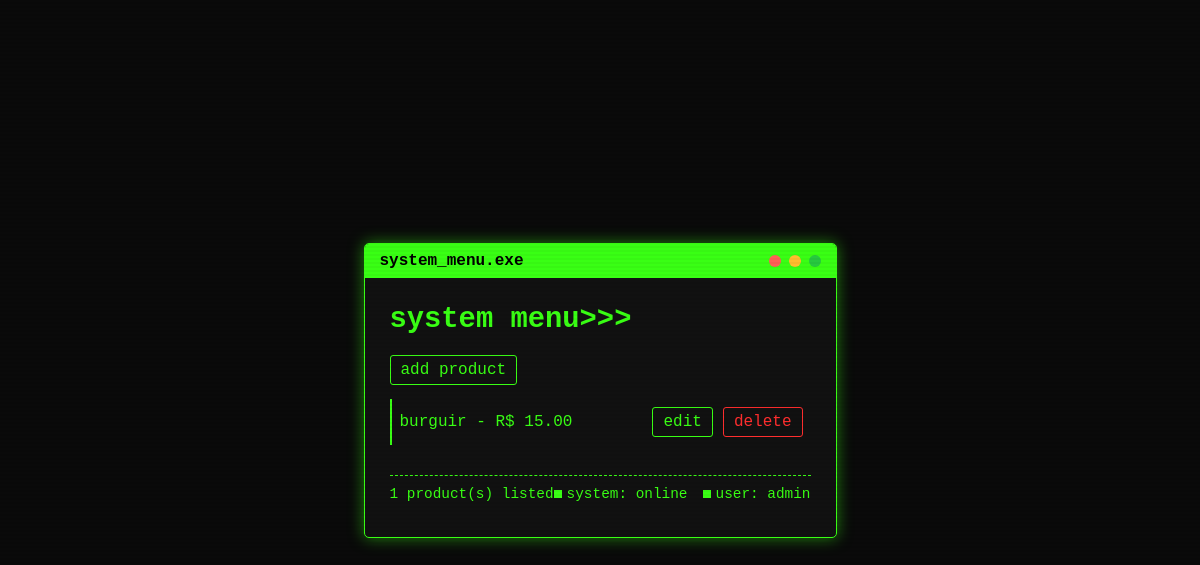
Before: / with the older database file.
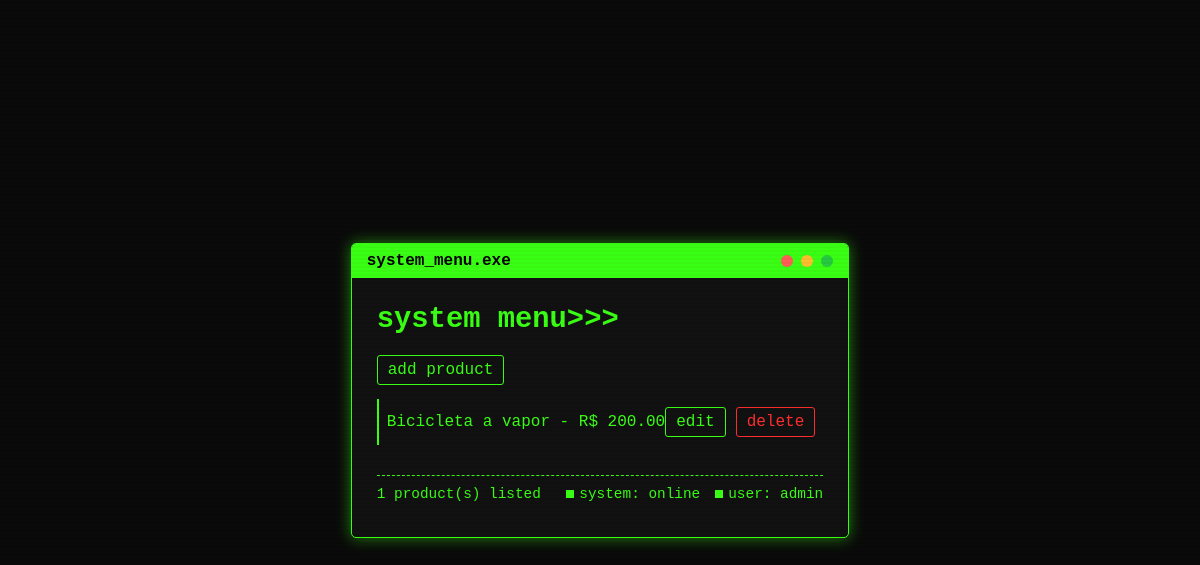
After: the same page with the newer database file.
### models.py (models this page shows)
class Produto(db.Model):
    id = db.Column(db.Integer, primary_key=True)
    nome = db.Column(db.String(200), nullable=False)
    preco = db.Column(db.Float, nullable=False)

### routes.py (the view)
    @app.route("/")
    def index():
        produtos = Produto.query.all()
        return render_template("index.html", produtos=produtos)

### templates/index.html (shortened to what this page needs)
<!DOCTYPE html>
<html lang="en">
<head>
    <link rel="stylesheet" href="{{ url_for('static', filename='style.css') }}">
</head>
<body>
    <div class="terminal">
        <div class="terminal-header">
            <span>system_menu.exe</span>
            <div class="terminal-controls">
                <div class="control close"></div>
                <div class="control minimize"></div>
                <div class="control maximize"></div>
            </div>
        </div>
        <div class="terminal-content">
            <h1 class="typed-title">system menu&gt;&gt;&gt;</h1>
            <a href="/adicionar" class="command">add product</a>
            <ul>
                {% for p in produtos %}
                <li>
                    <div class="product-info">
                        <span class="success">{{ p.nome }} - R$ {{ "%.2f"|format(p.preco) }}</span>
                    </div>
                    <div class="product-actions">
                        <a href="/editar/{{ p.id }}" class="command">edit</a>
                        <a href="/deletar/{{ p.id }}" class="error">delete</a>
                    </div>
                </li>
                {% endfor %}
            </ul>
            <div class="footer">
                <span>{{ produtos|length }} product(s) listed</span>
                <div class="status-bar">
                    <div class="status-item">system: online</div>
                    <div class="status-item">user: admin</div>
                </div>
            </div>
        </div>
    </div>
</body>
</html>

### static/style.css (style rules this page uses)
* { margin: 0; padding: 0; box-sizing: border-box; }
body { background-color: #0a0a0a; color: #39FF14; font-family: 'Courier New', Courier, monospace; padding: 20px; min-height: 100vh; display: flex; justify-content: center; align-items: center; overflow-x: hidden; }
body::before { content: ""; position: fixed; top: 0; left: 0; width: 100%; height: 100%; background: linear-gradient(transparent 50%, rgba(0, 0, 0, 0.1) 50%); background-size: 100% 4px; pointer-events: none; z-index: 100; opacity: 0.3; }
.terminal { background-color: #111; border: 1px solid #39FF14; border-radius: 5px; box-shadow: 0 0 15px rgba(57, 255, 20, 0.5); padding: 0; overflow: hidden; margin-bottom: 20px; }
.terminal-header { background-color: #39FF14; color: #000; padding: 8px 15px; font-weight: bold; display: flex; justify-content: space-between; align-items: center; }
.terminal-controls { display: flex; }
.control { width: 12px; height: 12px; border-radius: 50%; margin-left: 8px; }
.control.close { background-color: #ff5f56; }
.control.minimize { background-color: #ffbd2e; }
.control.maximize { background-color: #27c93f; }
.terminal-content { padding: 25px; max-height: 70vh; overflow-y: auto; }
.typed-title { overflow: hidden; white-space: nowrap; margin: 0 0 25px 0; font-size: 1.8em; border-right: 2px solid #39FF14; animation: typing 3s steps(40, end), blink-caret 0.75s step-end infinite; }
ul { list-style-type: none; padding: 0; margin-top: 20px; }
li { margin: 12px 0; padding: 8px; border-left: 2px solid #39FF14; transition: all 0.3s ease; display: flex; justify-content: space-between; align-items: center; }
.product-info { flex-grow: 1; }
.product-actions { display: flex; gap: 10px; }
a { text-decoration: none; transition: all 0.2s ease; }
a.command { padding: 5px 10px; border: 1px solid #39FF14; border-radius: 3px; color: #39FF14; }
a.error { color: #ff2e2e; border: 1px solid #ff2e2e; padding: 5px 10px; border-radius: 3px; }
.success { color: #39FF14; }
.footer { margin-top: 30px; padding: 10px 0; border-top: 1px dashed #39FF14; font-size: 0.9em; display: flex; justify-content: space-between; }
.status-bar { display: flex; gap: 15px; }
.status-item { display: flex; align-items: center; }
.status-item::before { content: ""; display: inline-block; width: 8px; height: 8px; background-color: #39FF14; margin-right: 5px; }

Changed rows visible on the page:
changed Produto: nome "burguir" → "Bicicleta a vapor"; preco "15.00" → "200.00"
